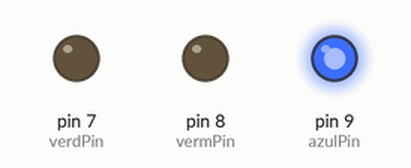
This sketch was run on a simulated Arduino Uno, built with avr-gcc and run on an emulated ATmega328P. Parts: output pins drawn as LEDs (lit = HIGH).

Above: at 0.2 s.
At 1.1 s:
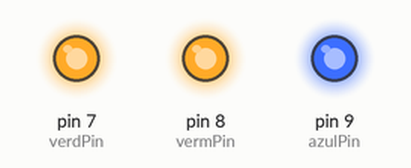
At 2.4 s:
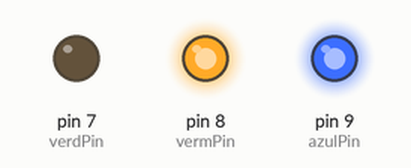
At 3.3 s:
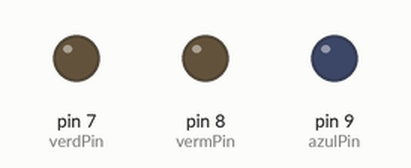
Timing chart, 0 to 4.1 s (numbered marks = the images above):
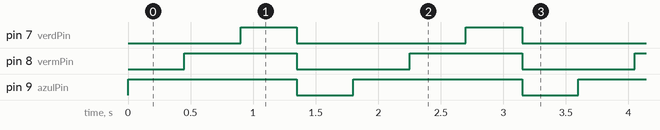

The sketch:

piscapisca.ino
```cpp
int azulPin = 9;
int vermPin = 8;
int verdPin = 7;

void setup() {
  pinMode(azulPin, OUTPUT);
  pinMode(vermPin, OUTPUT);
  pinMode(verdPin, OUTPUT);
}

void loop() {
  digitalWrite(azulPin, HIGH);
  delay(450);
  digitalWrite(vermPin, HIGH);
  delay(450);
  digitalWrite(verdPin, HIGH);
  delay(450);
  digitalWrite(azulPin, LOW);
  digitalWrite(vermPin, LOW);
  digitalWrite(verdPin, LOW);
  delay(450);
}
```

Measured:
- by itself, pin 7 (verdPin): alternates HIGH for 0.45 s and LOW for 1.4 s
- by itself, pin 8 (vermPin): alternates HIGH for 0.90 s and LOW for 0.90 s
- by itself, pin 9 (azulPin): alternates HIGH for 1.4 s and LOW for 0.45 s
